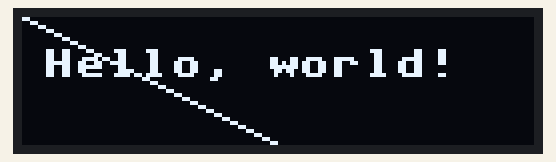
Simulated run of this program. Board: Raspberry Pi Pico running MicroPython. Parts: 128×32 one-colour display. What the program prints to the serial console is not drawn. At 0.1 s the program stops and its outputs stay as they are.

Above: at 0.1 s.

The program:

oled.py
```python
#
# oled.py
#
# Pins
# ----
# GND  - OLED GND
# 3.3V - OLED +
# GP8  - OLED sda
# GP9  - OLED scl
#
from machine import Pin, I2C
from ssd1306 import SSD1306_I2C

width = 128
height = 32

i2c = I2C(0, scl=Pin(9), sda=Pin(8), freq=200000)
print('I2C Address      : ' + hex(i2c.scan()[0]).upper())
print('I2C Configuration: ' + str(i2c))

oled = SSD1306_I2C(width, height, i2c)
oled.fill(0)
oled.line(0, 0, 127, 63, 1)
oled.text('Hello, world!', 5, 8)
oled.show()

# oled.fill(0)                         # fill entire screen with colour=0
# oled.pixel(0, 10)                    # get pixel at x=0, y=10
# oled.pixel(0, 10, 1)                 # set pixel at x=0, y=10 to colour=1
# oled.hline(0, 8, 4, 1)               # draw horizontal line x=0, y=8, width=4, colour=1
# oled.vline(0, 8, 4, 1)               # draw vertical line x=0, y=8, height=4, colour=1
# oled.line(0, 0, 127, 63, 1)          # draw a line from 0,0 to 127,63
# oled.rect(10, 10, 107, 43, 1)        # draw a rectangle outline 10,10 to 117,53, colour=1
# oled.fill_rect(10, 10, 107, 43, 1)   # draw a solid rectangle 10,10 to 117,53, colour=1
# oled.text('Hello World', 0, 0, 1)    # draw some text at x=0, y=0, colour=1
# oled.scroll(20, 0)                   # scroll 20 pixels to the right
```
